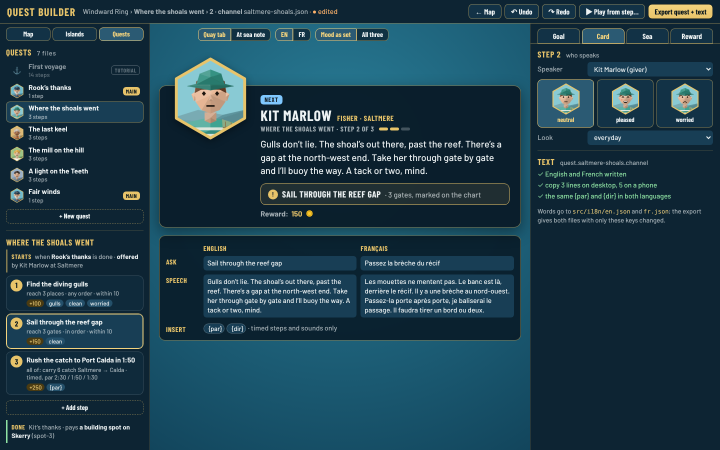
#> input picture docs/quest-builder/card.png, 1440 x 900 px, given in place of 1-menu-desktop.png, which was not available (shown at 1/2 size)
$ python sheets.py ../../quest-builder/card.png ../../quest-builder/play.png
#> lines starting #> are read from the running program, lines starting #| are printed output that depends on the picture; pictures that were not available may be replaced by others from this repository, and a replacement may not be noted
"""Contact sheets for the style E review: python3 sheets.py <shots dir> <out dir>.
Per direction: a desktop sheet (3 x 4 grid) and, across directions, one phone sheet."""
import sys
from PIL import Image, ImageDraw

src, out = sys.argv[1], sys.argv[2]
themes = [tuple(a.split('=')) for a in sys.argv[3:]] or [('a-logbook', 'A Logbook'), ('b-wood', 'B Painted wood and brass'), ('c-enamel', 'C Signal flags and enamel')]
desk = [('1-menu', 'Title menu'), ('2-level', 'New voyage'), ('3-settings', 'Settings'), ('4-sea', 'Sea HUD'),
        ('5-market', 'Port: Market'), ('6-quay', 'Port: Quay'), ('7-chart', 'Chart'), ('9-quest', 'Quest card'),
        ('8-pad', 'Xbox focus (pad)')]
W = 416
def label(img, text):
    """Returns the tile with a caption bar above it (not over it, which hid the title's top)."""
    out = Image.new('RGB', (img.width, img.height + 22), (20, 20, 20))
    out.paste(img, (0, 22))
    ImageDraw.Draw(out).text((6, 5), text, fill=(255, 255, 255))
    return out
for t, name in themes:
    tiles = []
    for key, cap in desk:
        im = Image.open(f'{src}/{t}/{key}-desktop.png').convert('RGB')
#> im is the input picture: PIL image 1440x900 RGB; mean R, G, B 29.8, 61.5, 75.9
        im = im.resize((W, int(im.height * W / im.width)))
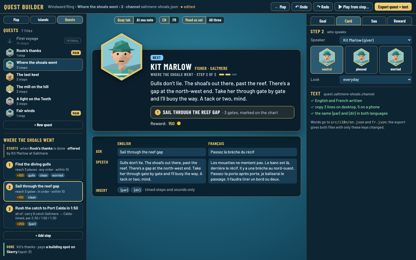
#> im: PIL image 416x260 RGB; mean R, G, B 29.8, 61.5, 75.9
        tiles.append(label(im, f'{name}: {cap}'))
#> in label, `out = Image.new('RGB', (img.width, img.height + 22), (20, 20, 20))`: out: PIL image 416x282 RGB; every value is 20
#> in label, `out.paste(img, (0, 22))`:
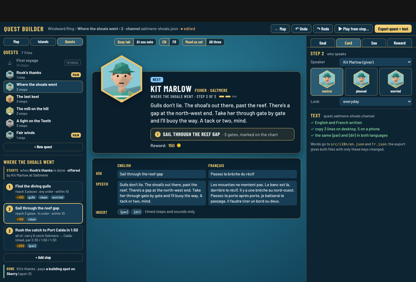
#> out: PIL image 416x282 RGB; mean R, G, B 29.1, 58.3, 71.6
#> (the run stopped early here; a loop or call above may not have finished)

$ run again, on docs/quest-builder/play.png
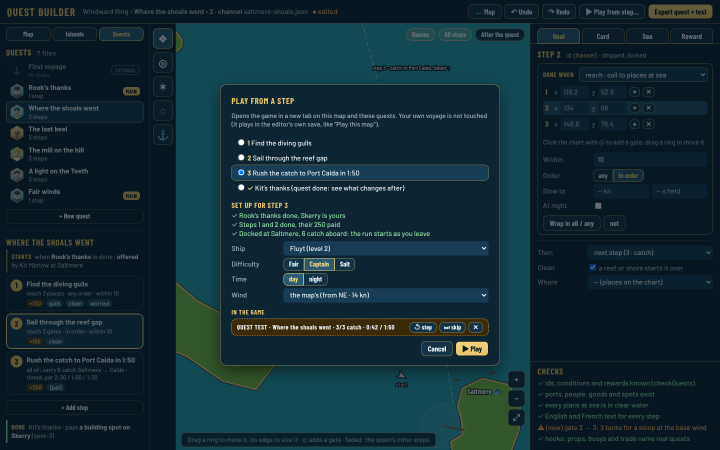
#> input picture docs/quest-builder/play.png, 1440 x 900 px, given in place of 1-menu-desktop.png, which was not available (shown at 1/2 size)
#> im is the input picture: PIL image 1440x900 RGB; mean R, G, B 18.6, 43.1, 51.5
#> `im = im.resize((W, int(im.height * W / im.width)))`:
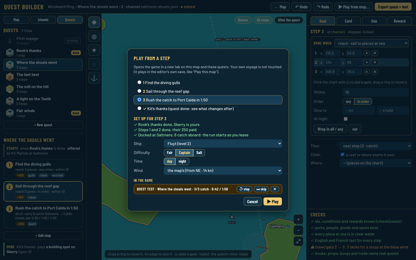
#> im: PIL image 416x260 RGB; mean R, G, B 18.6, 43.1, 51.6
#> in label, `out.paste(img, (0, 22))`:
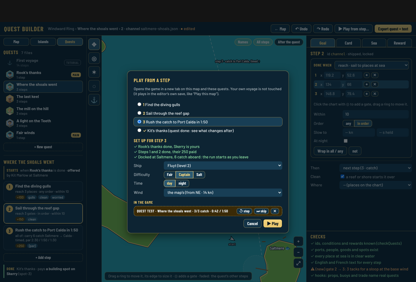
#> out: PIL image 416x282 RGB; mean R, G, B 18.7, 41.3, 49.1

$ run again, on docs/quest-builder/portrait-card.png
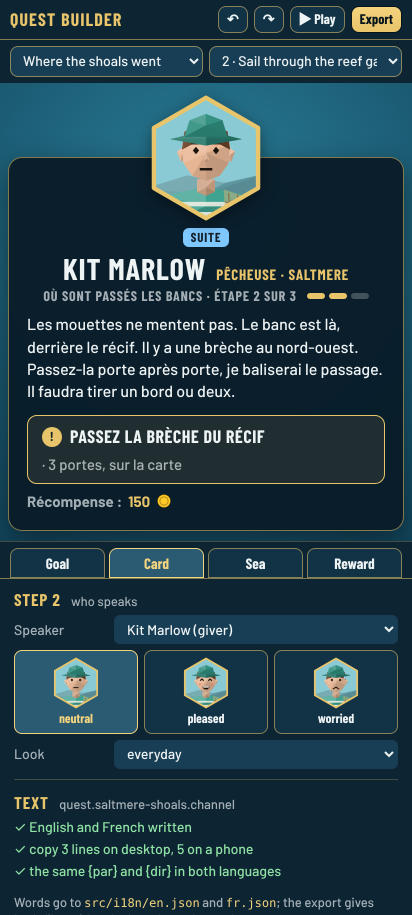
#> input picture docs/quest-builder/portrait-card.png, 824 x 1830 px, given in place of 1-menu-desktop.png, which was not available (shown at 1/2 size)
#> im is the input picture: PIL image 824x1830 RGB; mean R, G, B 34.9, 61.6, 73
#> `im = im.resize((W, int(im.height * W / im.width)))`:
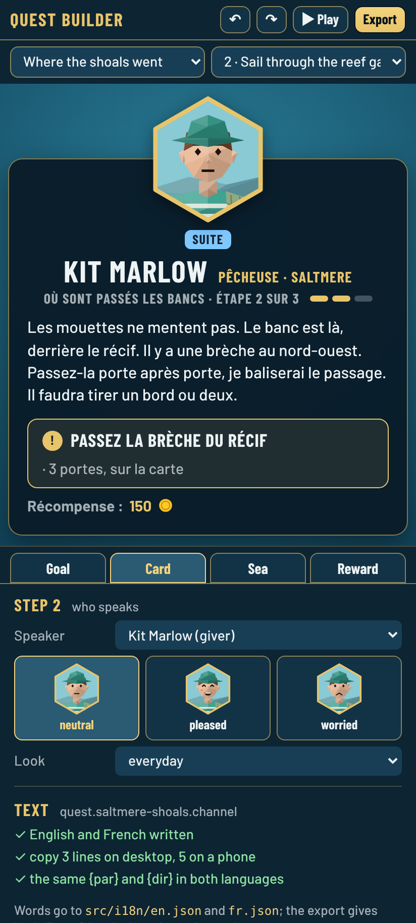
#> im: PIL image 416x923 RGB; mean R, G, B 34.9, 61.6, 73
#> in label, `out.paste(img, (0, 22))`:
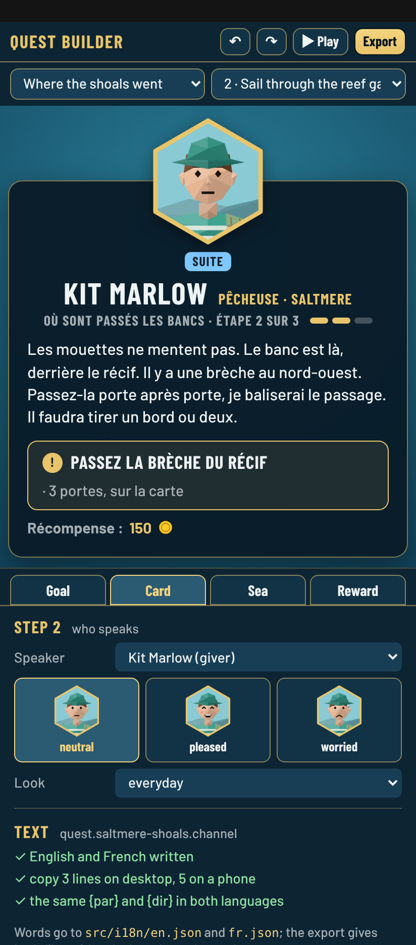
#> out: PIL image 416x945 RGB; mean R, G, B 34.6, 60.6, 71.8
